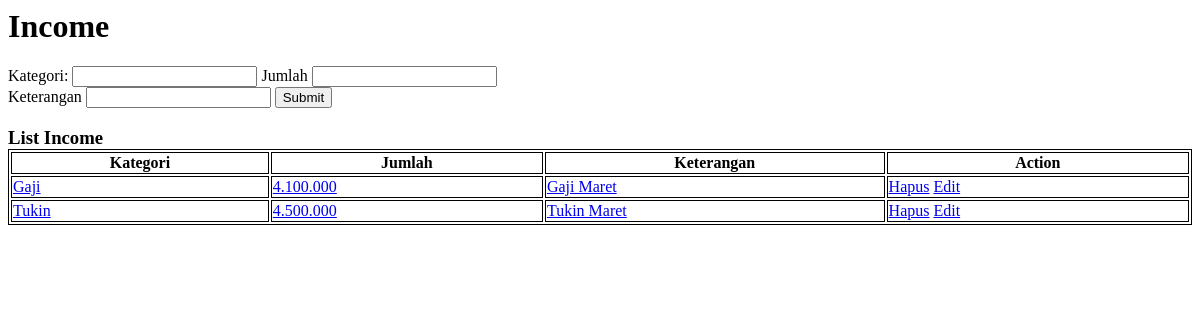
Page /income/ on the earlier database version.
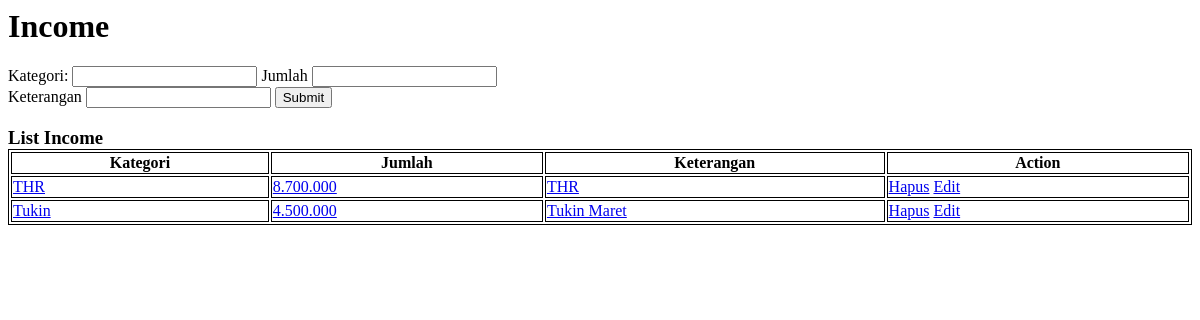
Same page on the later database version.
### income/models.py (models this page shows)
class Income(models.Model):
    kategori = models.CharField(max_length=255)
    jumlah = models.CharField(max_length=255)
    keterangan = models.CharField(max_length=255)
    tanggal = models.DateTimeField(auto_now_add=True)

### income/views.py (the view)
# urls.py: path('income/', views.income, name='income'),
def income(request):
    myincome = Income.objects.all().values()
    template = loader.get_template('income.html')
    context = {
        'myincome': myincome,
    }
    return HttpResponse(template.render(context, request))

### income/templates/income.html (shortened to what this page needs)
{% extends "master.html" %} {% block title %} Our Money Management {% endblock %} {% block content %}
<h1>Income</h1>
<form method="post" action="{% url 'income_entry' %}">
    <label for="kategori">Kategori:</label>
    <input type="text" name="kategori" required>
    <label for="jumlah">Jumlah</label>
    <input type="text" name="jumlah" required>
    <br>
    <label for="keterangan">Keterangan</label>
    <input type="text" name="keterangan" required>
    <button type="submit">Submit</button>
</form>
<h3>List Income</h13>
    <table style="width: 100%" ">
    <tr>
        <th>Kategori</th>
        <th>Jumlah</th>
        <th>Keterangan</th>
        <th>Action</th>
    </tr>
    {% for x in myincome %}
    <tr>
        <td>
            <a href="details/{{ x.id }} ">{{ x.kategori}} </a>
        </td>
        <td>
            <a href="details/{{ x.id }} ">{{ x.jumlah }}</a>
        </td>
        <td>
            <a href="details/{{ x.id }} ">{{ x.keterangan}}</a>
        </td>
        <td><a href="delete/{{x.id}} ">Hapus</a>
            <a href="update/{{x.id}} ">Edit</a></td>
    </tr>
    {% endfor %} {% endblock %}

### income/templates/master.html (shortened to what this page needs)
<html>
<head>
</head>
<body>
    {% block content %} {% endblock %}
</body>
</html>

### income/templates/income.html (style rules this page uses)
table, th, td { border: 1px solid black; }

Differences in the rows shown:
removed Income: kategori "Gaji", jumlah "4.100.000", keterangan "Gaji Maret"
added Income: kategori "THR", jumlah "8.700.000", keterangan "THR"
